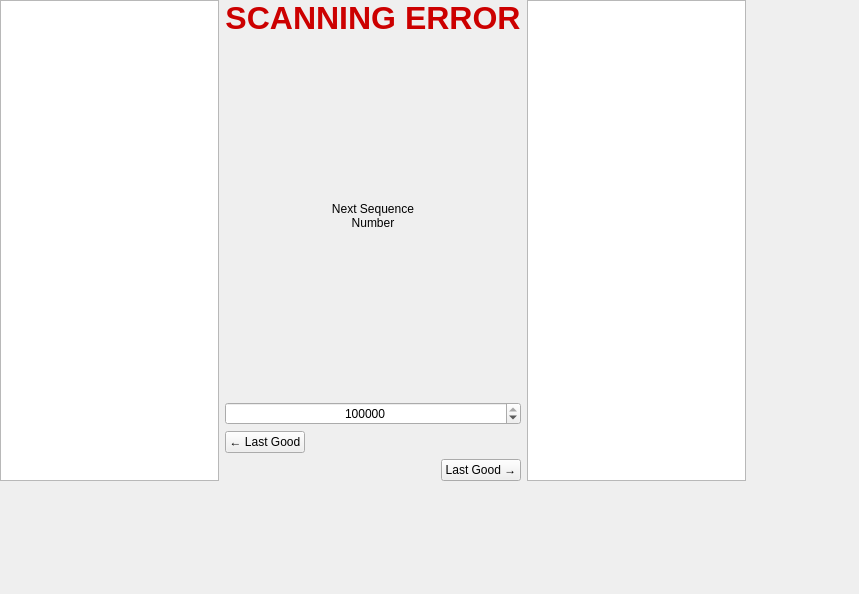
<?xml version="1.0" encoding="UTF-8"?>
<ui version="4.0">
 <class>Form</class>
 <widget class="QWidget" name="Form">
  <property name="geometry">
   <rect>
    <x>0</x>
    <y>0</y>
    <width>859</width>
    <height>594</height>
   </rect>
  </property>
  <property name="windowTitle">
   <string>Form</string>
  </property>
  <widget class="QWidget" name="layoutWidget">
   <property name="geometry">
    <rect>
     <x>0</x>
     <y>0</y>
     <width>746</width>
     <height>481</height>
    </rect>
   </property>
   <layout class="QGridLayout" name="gridLayout">
    <item row="0" column="2" rowspan="4">
     <widget class="QGraphicsView" name="graphicsView_2"/>
    </item>
    <item row="1" column="1">
     <layout class="QVBoxLayout" name="verticalLayout_2">
      <item>
       <widget class="QLabel" name="label_3">
        <property name="styleSheet">
         <string notr="true">font: 18pt &quot;.SF NS Text&quot;;</string>
        </property>
        <property name="text">
         <string>Next Sequence
Number</string>
        </property>
        <property name="alignment">
         <set>Qt::AlignCenter</set>
        </property>
       </widget>
      </item>
      <item>
       <widget class="QSpinBox" name="next_seq_numSB">
        <property name="alignment">
         <set>Qt::AlignCenter</set>
        </property>
        <property name="maximum">
         <number>9999999</number>
        </property>
        <property name="value">
         <number>9999990</number>
        </property>
       </widget>
      </item>
     </layout>
    </item>
    <item row="0" column="1">
     <widget class="QLabel" name="label">
      <property name="minimumSize">
       <size>
        <width>0</width>
        <height>10</height>
       </size>
      </property>
      <property name="maximumSize">
       <size>
        <width>16777215</width>
        <height>30</height>
       </size>
      </property>
      <property name="text">
       <string>&lt;html&gt;&lt;head/&gt;&lt;body&gt;&lt;p&gt;&lt;span style=&quot; font-size:24pt; font-weight:600; color:#cc0000;&quot;&gt;SCANNING ERROR&lt;/span&gt;&lt;/p&gt;&lt;/body&gt;&lt;/html&gt;</string>
      </property>
      <property name="textFormat">
       <enum>Qt::RichText</enum>
      </property>
      <property name="alignment">
       <set>Qt::AlignCenter</set>
      </property>
     </widget>
    </item>
    <item row="0" column="0" rowspan="4">
     <widget class="QGraphicsView" name="graphicsView"/>
    </item>
    <item row="2" column="1">
     <layout class="QHBoxLayout" name="horizontalLayout_2">
      <item>
       <widget class="QPushButton" name="pushButton">
        <property name="text">
         <string>← Last Good</string>
        </property>
       </widget>
      </item>
      <item>
       <spacer name="horizontalSpacer">
        <property name="orientation">
         <enum>Qt::Horizontal</enum>
        </property>
        <property name="sizeHint" stdset="0">
         <size>
          <width>40</width>
          <height>20</height>
         </size>
        </property>
       </spacer>
      </item>
     </layout>
    </item>
    <item row="3" column="1">
     <layout class="QHBoxLayout" name="horizontalLayout_3">
      <item>
       <spacer name="horizontalSpacer_2">
        <property name="orientation">
         <enum>Qt::Horizontal</enum>
        </property>
        <property name="sizeHint" stdset="0">
         <size>
          <width>40</width>
          <height>20</height>
         </size>
        </property>
       </spacer>
      </item>
      <item>
       <widget class="QPushButton" name="pushButton_2">
        <property name="text">
         <string>Last Good →</string>
        </property>
       </widget>
      </item>
     </layout>
    </item>
   </layout>
  </widget>
 </widget>
 <resources/>
 <connections/>
</ui>
